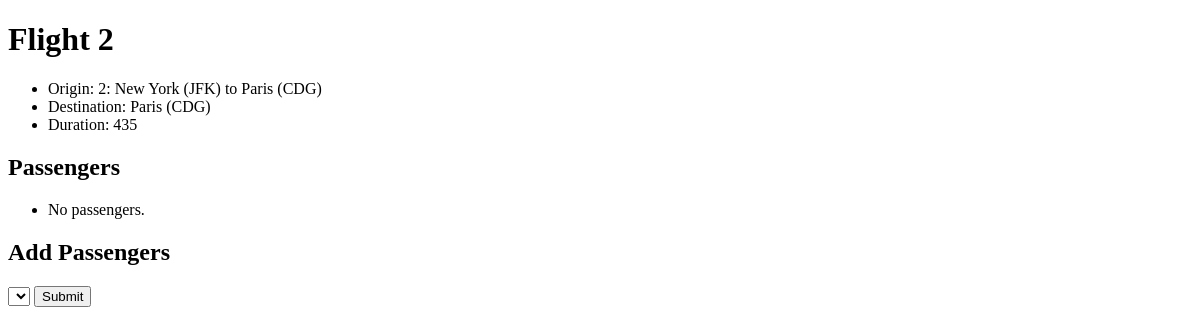
The app's page /flights/2, older data.
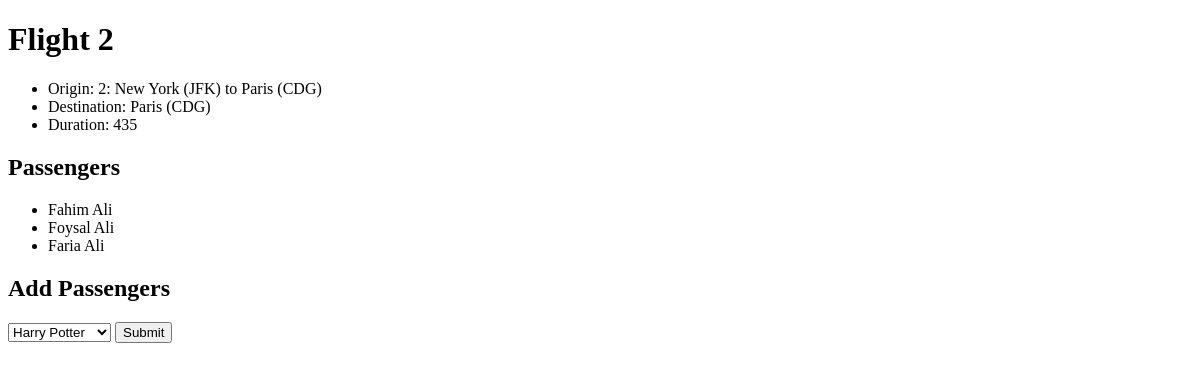
The same page, newer data.
### flights/models.py (models this page shows)
class Passenger(models.Model):
    first_name = models.CharField(max_length=64)
    last_name = models.CharField(max_length=64)
    flights = models.ManyToManyField(Flight, blank=True, related_name="passengers")
    def __str__(self):
        return f"{self.first_name} {self.last_name}"

### flights/views.py (the view)
# urls.py: path("<int:flight_id>", views.flight, name="flight"),
def flight(request,  flight_id):
    flight =  Flight.objects.get(pk=flight_id)
    return render(request, "flights/flight.html", {
        "flight":flight,
        "passengers": flight.passengers.all(),
        "non_passengers": Passenger.objects.exclude(flights=flight).all()
    })

### flights/models.py (called while the page is built)
    def __str__(self):
         return f"{self.city} ({self.code})"

    def __str__(self):
        return f"{self.id}: {self.origin} to {self.destination}"

### flights/templates/flights/flight.html (shortened to what this page needs)
{% extends "flights/layout.html" %}
{% block body %}
<h1>Flight {{flight.id}}</h1>
<ul>
    <li>Origin: {{flight}}</li>
    <li>Destination: {{ flight.destination}}</li>
    <li>Duration: {{flight.duration}}</li>
</ul>
<h2>Passengers</h2>
<ul>
    {% for passenger in passengers %}
    <li>{{passenger}}</li>
    {% empty %}
    <li>No passengers. </li>
    {% endfor %}
</ul>
<h2>Add Passengers</h2>
<form action="{% url 'book' flight.id %}" method="post">
    <select name="passenger">
        {% for passenger in non_passengers %}
        <option value="{{ passenger.id }}">{{ passenger }}</option>
        {% endfor %}
    </select>
    <input type="submit">
</form>
{% endblock %}

Row changes from the older to the newer data that the page shows:
added Passenger: first_name+last_name "Fahim Ali"
added Passenger: first_name+last_name "Foysal Ali"
added Passenger: first_name+last_name "Faria Ali"
Text that changed along with them:
form field passenger: (not shown) → "Harry Potter"
text no longer shown: "No passengers."
